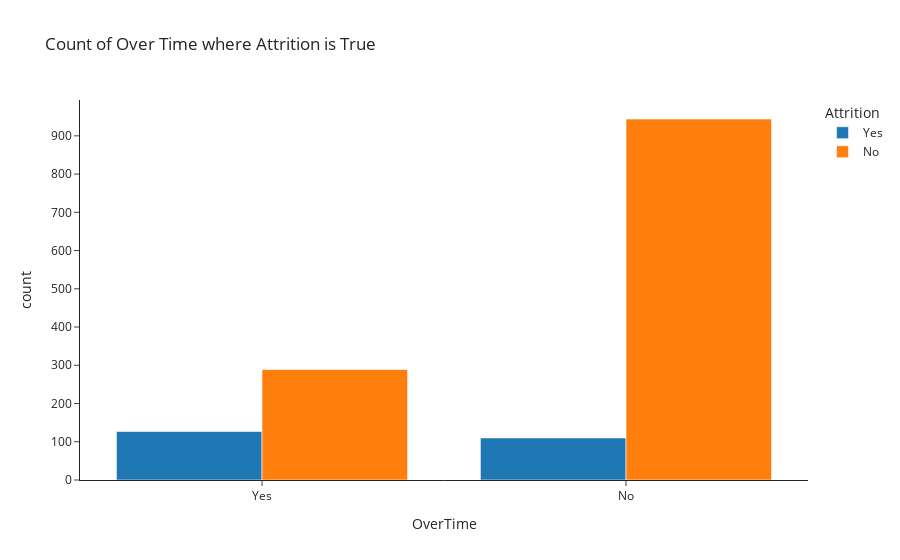

This figure's notebook cell:
### Code cell
# over time and attrition
fig = px.histogram(column_feature_top10,x='OverTime',color='Attrition',barmode='group',title="Count of Over Time where Attrition is True")
fig.show()

### Figure 1 — Plotly figure (JSON) as saved in the notebook; plotly's stock layout.template omitted (floating-point values rounded to 4 significant figures; data arrays with more than 128 entries replaced by an {"elided": "..."} marker saying what was removed)
{"data": [{"alignmentgroup": "True", "bingroup": "x", "hovertemplate": "Attrition=Yes<br>OverTime=%{x}<br>count=%{y}<extra></extra>", "legendgroup": "Yes", "marker": {"color": "#1F77B4", "pattern": {"shape": ""}}, "name": "Yes", "offsetgroup": "Yes", "orientation": "v", "showlegend": true, "type": "histogram", "x": {"elided": "237 str values"}, "xaxis": "x", "yaxis": "y"}, {"alignmentgroup": "True", "bingroup": "x", "hovertemplate": "Attrition=No<br>OverTime=%{x}<br>count=%{y}<extra></extra>", "legendgroup": "No", "marker": {"color": "#FF7F0E", "pattern": {"shape": ""}}, "name": "No", "offsetgroup": "No", "orientation": "v", "showlegend": true, "type": "histogram", "x": {"elided": "1233 str values"}, "xaxis": "x", "yaxis": "y"}], "layout": {"barmode": "group", "legend": {"title": {"text": "Attrition"}, "tracegroupgap": 0}, "title": {"text": "Count of Over Time where Attrition is True"}, "xaxis": {"anchor": "y", "domain": [0, 1], "title": {"text": "OverTime"}}, "yaxis": {"anchor": "x", "domain": [0, 1], "title": {"text": "count"}}}}
